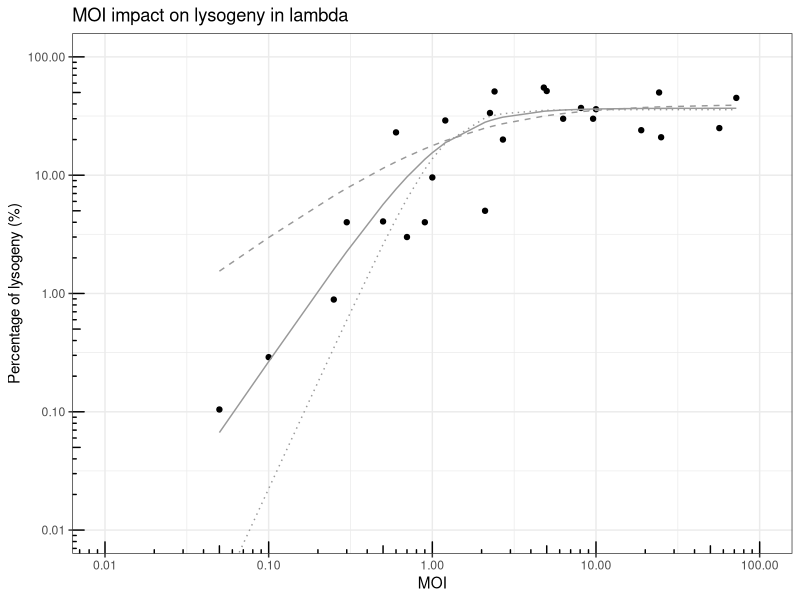
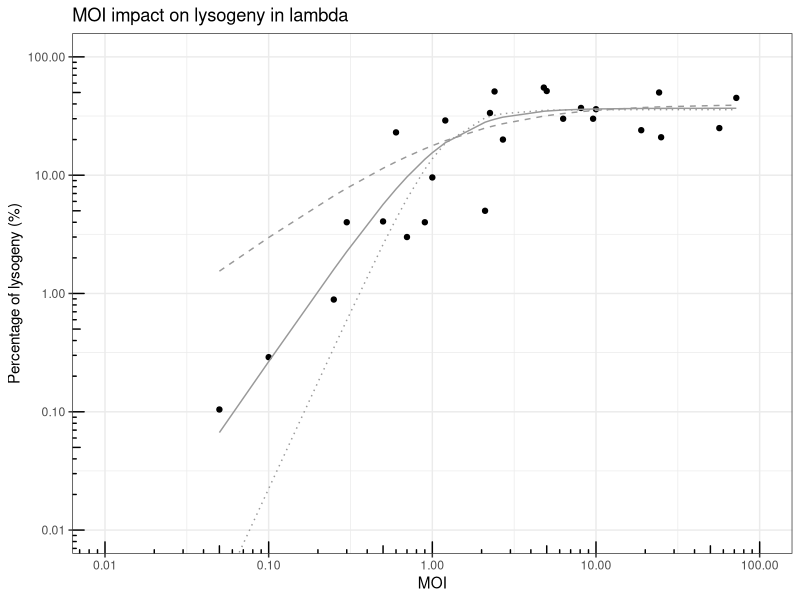
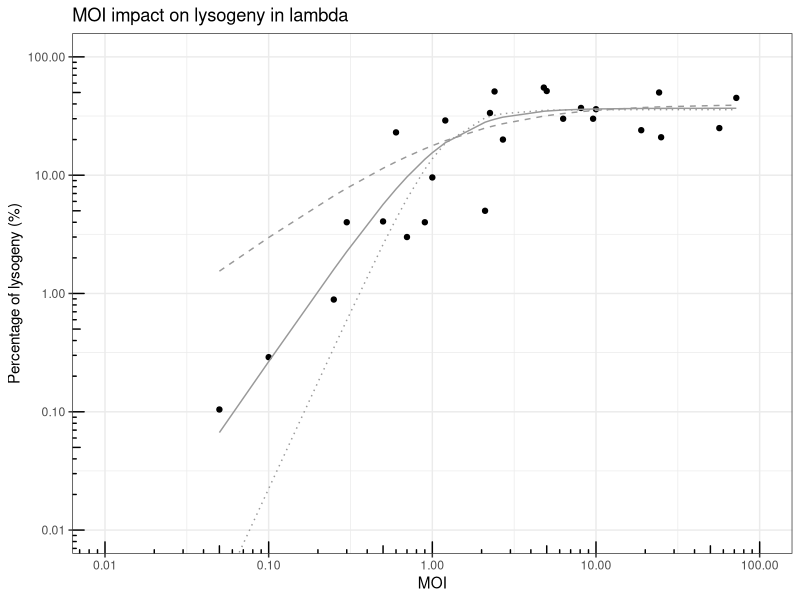
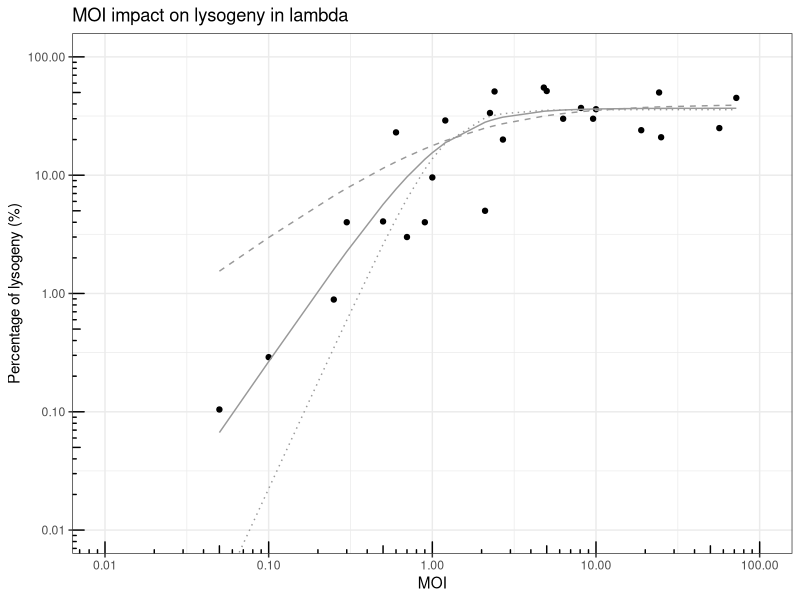

The R script that drew these images, in order: (Note: this script raises an error after producing the figures.)
## This R script plots and analyzes MOI and COI for lambda

### Working directory
setwd("/Volumes/GoogleDrive/My Drive/1_contributions/1_articles/1_in_progress/6_COI_and_lysogeny_low_cell_densities/wip/code_development/2_lambda_analysis_MOI_and_COI")

### Packages
library("ggplot2")
library("svglite")

# Color-blind-friendly palettes, one with gray, and one with black (palettes source: http://jfly.iam.u-tokyo.ac.jp/color/).
cbp1 = c("#999999", "#E69F00", "#56B4E9", "#009E73",
         "#F0E442", "#0072B2", "#D55E00", "#CC79A7")

# Read MOI data
MOIdata = read.csv("literature_MOI_lysogeny_2020_01_15_mod.csv")

####################
### Lysogeny and MOI for lambda
####################
# Fitted model: Hill-Langmuir equation of order 2 (modified by prefactor)
x = MOIdata$MOI
y = MOIdata$Percent.Lysogeny
model_n1 = nls(y~a*x^1/(b+x^1), start = list(a=100, b=1))
model_n2 = nls(y~a*x^2/(b+x^2), start = list(a=100, b=1))
model_n3 = nls(y~a*x^3/(b+x^3), start = list(a=100, b=1))
predicted_df = data.frame(MOI=MOIdata$MOI, PL.predn1 = predict(model_n1,MOIdata$MOI), PL.predn2 = predict(model_n2,MOIdata$MOI),PL.predn3 = predict(model_n3,MOIdata$MOI))

# Output summary to file
sink('lambda_analysis_MOI_Hill_model.txt')
print('Probability of lysogeny vs. MOI: Hill-Langmuir model of order n=1')
summary(model_n1)
print('Probability of lysogeny vs. MOI: Hill-Langmuir model of order n=2')
summary(model_n2)
print('Probability of lysogeny vs. MOI: Hill-Langmuir model of order n=3')
summary(model_n3)
sink()

###################
### Intial COI vs initial MOI (lambda)
###################
### E. coli -- Lambda (default values)
d0 = 3E-7 ## infection rate constant (ml/h).
dmin = 5.93E-8 ## (ml/h)
dmax = 1.18E-6 ## (ml/h)
dmid = (dmin+dmax)/2
tau0 = 1/6 ## lysogenic commitment period (h)
taumin = 0.2*(20/60) ## lysogenic commitment period (h) (5 min)
taumax = 0.2*(40/60) ## lysogenic commitment period (h) (10 min)
taumid = (taumin+taumax)/2
B0 = 5E8 ## bacterial concentration (cells/ml)

MOI0 = seq(0.01, 100, by=0.01)
COI0 = tau0*d0*B0*MOI0
COImin = taumin*dmin*B0*MOI0
COImax = taumax*dmax*B0*MOI0
df = data.frame("MOI0"=MOI0, "COI0"=COI0, "COImin"=COImin, "COImax"=COImax)
df.pol = data.frame(x=c(0.01,0.01,100,100), y=c(taumin*d0*B0*0.01,taumax*d0*B0*0.01,taumin*d0*B0*100,taumax*d0*B0*100))

####################
### COI (general)
####################
COI = seq(0.01,100,by = 0.01)
PL = (1 - exp(-COI) - COI*exp(-COI)) ### probability of lysgoeny
PercL = 100*PL ### percentage of lysogeny

df.COI = data.frame("COI"=COI, "PercL"=PercL)
df.predicted.COI = data.frame(COI=df.COI$COI, PL.predn2 = predict(model_n2,data.frame(x=COI), interval = "prediction"))

####################
### MOI --> COI --> Probability (lambda)
####################
PLmin = (1 - exp(-COImin) - COImin*exp(-COImin)) ### probability of lysgoeny (tau min)
PLmax = (1 - exp(-COImax) - COImax*exp(-COImax)) ### probability of lysgoeny (tau max)
COImid = taumid*dmid*B0*MOI0
PLmid = (1 - exp(-COImid) - COImid*exp(-COImid)) ### probability of lysgoeny (tau mid)
PercLmin = 100*PLmin ### percentage of lysogeny
PercLmax = 100*PLmax
PercLmid = 100*PLmid

df.PercL = data.frame("MOI"=MOI0, "PercLmin"=PercLmin, "PercLmid"=PercLmid, "PercLmax"=PercLmax)

#######
# PLOTS
#######
# Plot Lysogeny and MOI for lambda
options(scipen = 999)
gglysogMOI = ggplot(MOIdata, aes(x=MOI,y=Percent.Lysogeny)) +
  geom_point() +
  #scale_x_log10()
  scale_x_log10() + scale_y_log10() +
  annotation_logticks() +
  coord_cartesian(xlim = c(0.01,100), ylim = c(0.01,100)) +
  #theme_classic() +
  theme_bw() +
  xlab("MOI") + ylab("Percentage of lysogeny (%)") + labs(title = "MOI impact on lysogeny in lambda") +
  geom_line(data = predicted_df, aes(x=MOI,y=PL.predn1), color = cbp1[1], linetype = "dashed") +
  geom_line(data = predicted_df, aes(x=MOI,y=PL.predn2), color = cbp1[1]) +
  geom_line(data = predicted_df, aes(x=MOI,y=PL.predn3), color = cbp1[1], linetype = "dotted")
  #geom_line(data=df.COI, aes(x=COI, y=PercL))
plot(gglysogMOI)
#ggsave("lambda_analysis_MOI.svg", device ="svg", width = 8, height = 8, units = "cm")
ggsave("lambda_analysis_MOI.pdf", device ="pdf", width = 8, height = 8, units = "cm")
ggsave("lambda_analysis_MOI.eps", device ="eps", width = 8, height = 8, units = "cm")
ggsave("lambda_analysis_MOI.png", device ="png", width = 8, height = 8, units = "cm")

### Plot: Intial COI vs initial MOI (lambda)
ggCOI0vsMOI0 = ggplot(df, aes(x=MOI0)) +
  #geom_line(aes(y=COI0)) +
  geom_line(aes(y=COImin), color = cbp1[1]) +
  geom_line(aes(y=COImax), color = cbp1[1]) +
  #geom_line(df, aes(x=MOI0, y = COImin)) +
  #geom_line(df, aes(x=MOI0, y = COImax)) +
  scale_x_log10() + scale_y_log10() +
  annotation_logticks() +
  #theme_classic() +
  theme_bw() +
  geom_ribbon(aes(ymin=COImin,ymax=COImax), fill=cbp1[1], alpha = "0.2") +
  geom_hline(yintercept = 2, linetype = "solid", color = "black", size = 0.5) +
  xlab("Initial MOI") + ylab("Initial CoI") + labs(title = "Initial CoI in Lambda experiments")
plot(ggCOI0vsMOI0)
ggsave("lambda_analysis_MOI_and_COI.svg", device ="svg", width = 8, height = 8, units = "cm")
ggsave("lambda_analysis_MOI_and_COI.png", device ="png", width = 8, height = 8, units = "cm")

### PLOT COI (general)
ggCOI = ggplot(df.COI, aes(x=COI, y=PercL)) +
  geom_line() +
  geom_line(data = df.predicted.COI, aes(x=COI,y=PL.predn2), color = cbp1[1]) +
  #theme_classic()
  theme_bw() +
  scale_x_log10() + scale_y_log10() +
  annotation_logticks() +
  xlab("COI and MOI") + ylab("Percentage of lysogeny (%)") + labs(title="Percentage for lysogeny for CoI")
plot(ggCOI)
#ggsave("lambda_analysis_COI.svg", device ="svg", width = 8, height = 8, units = "cm")
ggsave("lambda_analysis_COI.pdf", device ="pdf", width = 8, height = 8, units = "cm")
ggsave("lambda_analysis_COI.eps", device ="eps", width = 8, height = 8, units = "cm")
ggsave("lambda_analysis_COI.png", device ="png", width = 8, height = 8, units = "cm")

### Plot: MOI --> COI --> Probability (lambda)
ggPercL = ggplot(df.PercL, aes(x=MOI)) +
  geom_line(aes(y=PercLmid)) +
  geom_ribbon(aes(ymin=PercLmin,ymax=PercLmax), fill=cbp1[1], alpha = "0.2") +
  #theme_classic()
  theme_bw() +
  scale_x_log10() + scale_y_log10() +
  annotation_logticks() +
  coord_cartesian(xlim = c(0.01,100), ylim = c(0.01,100)) +
  xlab("Constant MOI") + ylab("Percentage of lysogeny (%)") + labs(title="Predicted percentage of lysogeny (lambda)")
plot(ggPercL)
ggsave("lambda_analysis_PercLys_predicted.svg", device ="svg", width = 8, height = 8, units = "cm")
ggsave("lambda_analysis_PercLys_predicted.png", device ="png", width = 8, height = 8, units = "cm")
